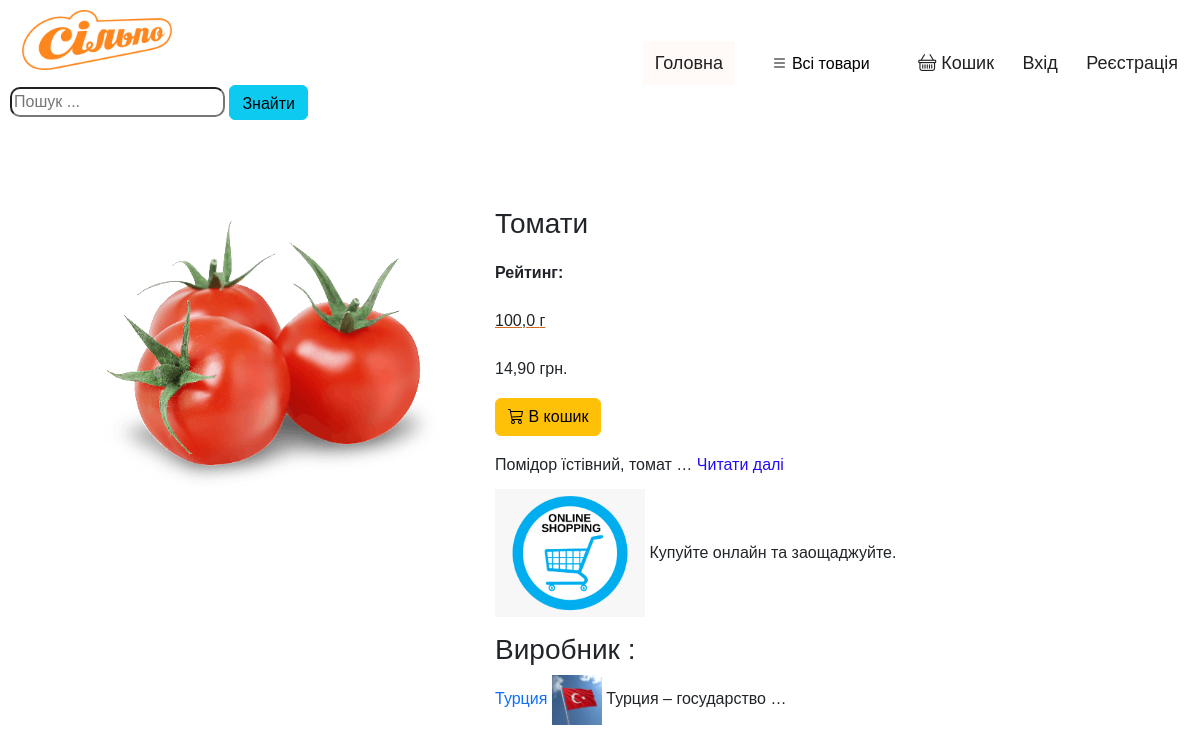
Before: /tomaty with the older database file.
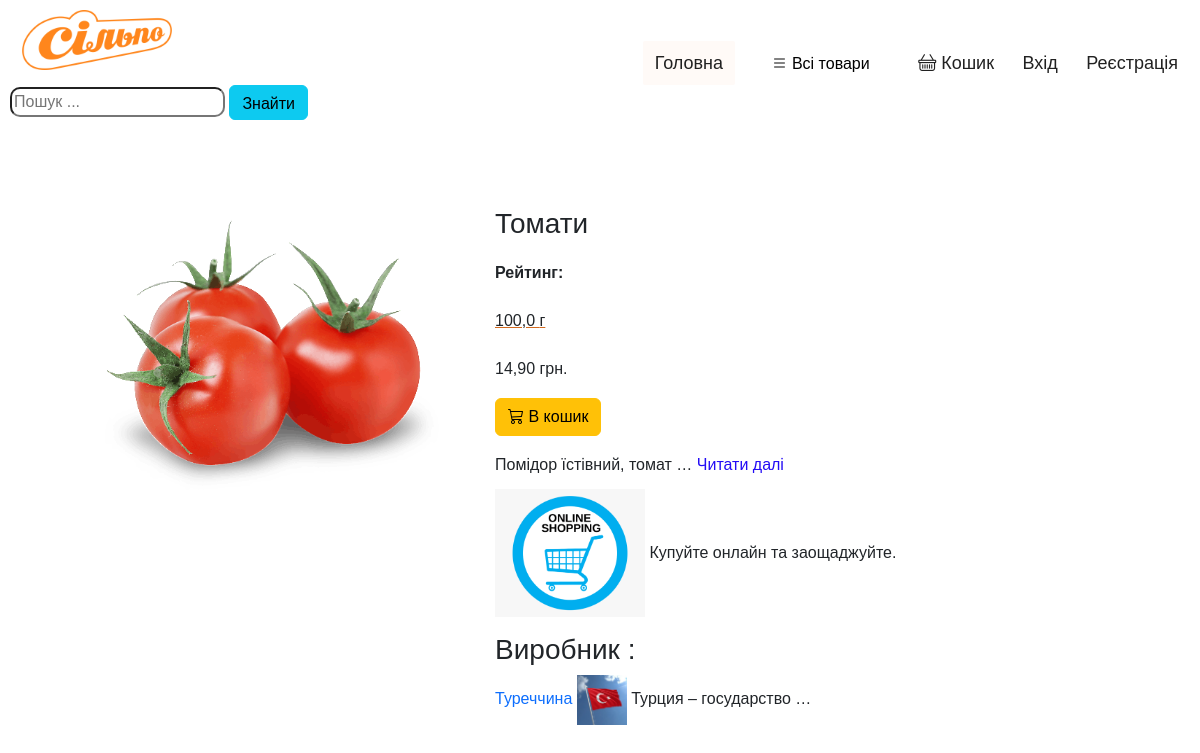
After: the same page with the newer database file.
### food/models.py (models this page shows, shortened)
class Manufacturer(models.Model):
    name = models.CharField('Имя', max_length=100)
    description = models.TextField('Описание')
    image = models.ImageField('Изображение', upload_to='manufacturer/')
    class Meta:
        verbose_name = 'Производитель'
        verbose_name_plural = 'Производители'
    def get_absolute_url(self):
        return reverse('country', kwargs={'slug' : self.name})

### food/views.py (the view)
# urls.py: path('<slug:slug>', views.ProductDatailView.as_view(), name='datail'),
class ProductDatailView(Mix, DetailView):
    model = Product
    slug_field = 'url'
    def get_context_data(self, **kwargs):
        context = super().get_context_data(**kwargs)
        context['star_form'] = RatingForm()
        return context

### food/forms.py
class RatingForm(forms.ModelForm):
    star = forms.ModelChoiceField(
        queryset=RatingsStar.objects.all(), widget=forms.RadioSelect(),
        empty_label=None
    )
    class Meta:
        model = Rating
        fields = ('star',)

### food/views.py (called while the page is built)
    def get_context_data(self, *args, **kwargs):
        context = super().get_context_data(*args, **kwargs)
        context['categories'] = Category.objects.all()
        return context

### food/templates/food/product_detail.html (shortened to what this page needs)
{% extends 'food/layout.html' %}
{% load static %}
{% block content %}
<div class="detail_product">
    <div class="block">
        <img class="photo_detail" src="{{ product.photo.url }}" alt="photo">
        <ul>
            <h3>{{ product.title }}</h3>
            <form action="{% url 'add_rating' %}" method="post" name="rating">
                <b>Рейтинг: </b>
                <span class="rating">
                </span>
            </form>
            <li style="text-decoration: underline chocolate;">{{ product.weight }} г</li>
            <li>{{ product.price }} грн.</li>
            <a href="#" class="btn btn-warning"><i class="bi bi-cart3"></i> В кошик</a>
            <div class="description">
                {{ product.description | truncatewords:3 }}
                <a href="#" class="read-more">Читати далі</a>
            </div>
            <p>
                <img class="shopping" src="{% static 'food/img/shopping.png' %}" alt="online-photo">
                Купуйте онлайн та заощаджуйте.
            </p>
            <div class="country">
                {% for country in product.manufacturer.all %}
                <h3>Виробник :</h3>
                <a href="{{ country.get_absolute_url }}" style="text-decoration: none;">{{ country.name }}</a>
                <img class="country_image" src="{{ country.image.url }}" alt="country_image">
                <span>{{ country.description | truncatewords:3 }}</span>
                {% endfor %}
            </div>
        </ul>
    </div>
</div>
{% endblock %}

Changed rows visible on the page:
changed Manufacturer "Турция – государство …": name "Турция" → "Туреччина"
